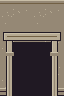

Tiled map render using the project's own tile images. Description and the whole map definition, tile-layer contents included, below:
An orthogonal 2x3 tile map with 32x32 px tiles, 1 tile layer (Assembly), 3 tilesets.

<map version="1.10" orientation="orthogonal" renderorder="right-down" width="2" height="3" tilewidth="32" tileheight="32" infinite="0" nextlayerid="2" nextobjectid="1">
  <tileset firstgid="1" source="../floors.tsx" />
  <tileset firstgid="321" source="../walls.tsx" />
  <tileset firstgid="961" source="../architecture.tsx" />
  <layer id="1" name="Assembly" width="2" height="3">
    <data encoding="csv">
717,718,
733,734,
749,750
</data>
  </layer>
</map>
